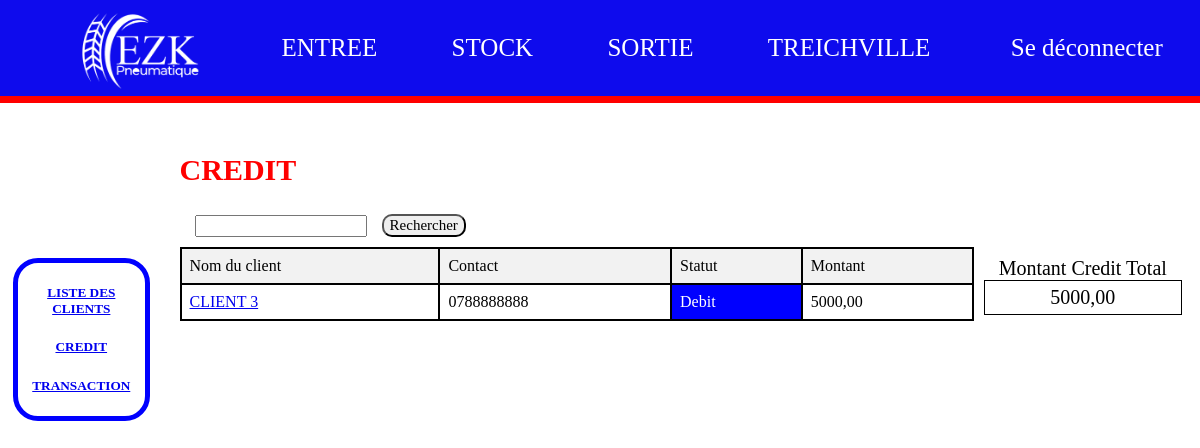
The page /credit (signed in) on the database its author committed.
### myapp/models.py (models this page shows, shortened)
class Client(models.Model):
    idClient = models.AutoField(primary_key=True)
    Nom = models.CharField(max_length=45)
    Contact = models.CharField(max_length=45)
    Statut = models.BooleanField(default=True)
    etat_compte = models.IntegerField(default=1)
    def montant_total_restant(self):
        latest_record = Historique.objects.filter(Client=self).order_by('-idHistorique').first()
        if latest_record :
            return latest_record.Montant_Restant
        else:
            return 0
    class Meta:
        db_table = 'Client'
        verbose_name = 'Client'
        verbose_name_plural = 'Clients'

class Historique(models.Model):
    idHistorique = models.AutoField(primary_key=True)
    Date_Achat = models.DateTimeField()
    Designation = models.CharField(max_length=45)
    Montant_Total = models.DecimalField(max_digits=10, decimal_places=2)
    Montant_Paye = models.DecimalField(max_digits=10, decimal_places=2)
    Montant_Restant = models.DecimalField(max_digits=10, decimal_places=2)
    Client = models.ForeignKey(Client, on_delete=models.CASCADE)
    class Meta:
        db_table = 'Historique'
        verbose_name = 'Historique'
        verbose_name_plural = 'Historiques'

### myapp/views.py (the view)
# urls.py: path("credit", views.credit, name="credit"),
def credit(request):
    try:
        admin = Administrateur.objects.get(idAdministrateur = request.session["user_connect"])
    except:
        return redirect("myapp:PageConnexion")
    if admin is not None:
        if request.method == "POST":
            search_bar = request.POST.get("search")
            if search_bar:
                resultat = Client.objects.filter(
                    Nom__icontains=search_bar) & Client.objects.filter(Statut=False) | Client.objects.filter(
                    Nom__startswith=search_bar) & Client.objects.filter(Statut=False) | Client.objects.filter(
                    Contact__startswith=search_bar) & Client.objects.filter(Statut=False)
                montant_total_restant = 0
                for client in resultat:
                    if (client.montant_restant() - client.montant_paye_history()) >= 0:
                        montant_total_restant += (client.montant_restant() - client.montant_paye_history())
                context = {
                    "clients": resultat,
                    "montant_credt": montant_total_restant
                }
                return render(request, "credit.html", context)
        else:
            list_client = Client.objects.filter(Q(etat_compte=1) | Q(etat_compte=3)).order_by("-idClient")
            montant_total_restant = 0
            for client in list_client:
                montant_total_restant += client.montant_total_restant()
            context = {
                "clients": list_client,
                "montant_credt": montant_total_restant
            }
            return render(request, "credit.html", context)

### myapp/templates/credit.html (shortened to what this page needs)
{% load static %}
<!DOCTYPE html>
<html lang="en">
  <head>
    <link rel="stylesheet" href="{% static 'CSS/style.css' %}" />
  </head>
  <body>
    {% include 'header.html'%}
    <main>
      <section>
        {% include 'sidebar.html'%}
        <div class="right">
            <div class="search">
              <div><h1 style="color:red;">CREDIT</h1></div>
              <form action="{% url 'myapp:credit' %}" method="post">
                <input type="search" name="search" required>
                &nbsp;&nbsp;<input type="submit" value="Rechercher" style="border-radius: 10px;">
            </form>
            </div>
          <div class="resultat">
            <div class="all">
              {% if clients %}
              <table>
                <thead>
                  <tr>
                    <td>Nom du client</td>
                    <td>Contact</td>
                    <td>Statut</td>
                    <td>Montant</td>
                  </tr>
                </thead>
                <tbody>
                  {% for client in clients %}
                    <tr>
                      <td><a href="{% url 'myapp:historique' client.idClient %}">{{client.Nom}}</a></td>
                      <td>{{client.Contact}}</td>
                      {% if client.montant_total_restant < 0 %}
                        <td class="credit">Credit</td>
                      {% elif client.montant_total_restant == 0 %}
                        <td class="solde">Solde</td>
                      {% else %}
                        <td class="debit">Debit</td>
                      {% endif %}
                      <td>{{client.montant_total_restant}}</td>
                    </tr>
                  {% endfor %}
                {% else %}
                  <h2>AUCUN CREDIT !</h2>
                {% endif %}
                </tbody>
              </table>
            </div>
            {% if clients %}
            <div class="total">
              <span>Montant Credit Total</span>
              {% if montant_credt %}
                <div class="boite">{{montant_credt}}</div>
              {% endif %}
            </div>
            {% endif %}
          </div>
        </div>
      </section>
    </main>
  </body>
</html>

### myapp/static/CSS/style.css (style rules this page uses)
* { font-family: "Times News Roman"; }
main { padding-top: 120px; }
main section { display: flex; }
main section .right { flex: 8; margin-left: 15px; }
main section .right .search { margin-bottom: 10px; font-size: 20px; }
main section .right .search select, main section .right .search input[type="submit"], main section .right .search input[type="text"] { font-size: 15px; }
main section .right .resultat { display: flex; }
main section .right .resultat .all { flex: 8; }
main section .right .resultat .total { text-align: center; padding: 10px; font-size: 20px; flex: 2; }
main section .right .resultat .total .boite { padding: 5px; border: solid 1px black; margin-bottom: 10px; }
main section .right .resultat .all table { border-collapse: collapse; width: 100%; border: 2px solid black; }
main section .right .resultat .all table, main section .right .resultat .all table td { border: 2px solid black; }
main section .right .resultat .all table thead { border: 2px solid black; background-color: #f2f2f2; }
main section .right .resultat .all table td { padding: 8px; }
.debit { background-color: blue; color: #fff; }

### rows shown on the page
Client: Nom "CLIENT 3", Contact "0788888888", shows "Debit", montant_total_restant "5000,00"

### other values the page prints
{{ montant_credt }} "5000,00"
